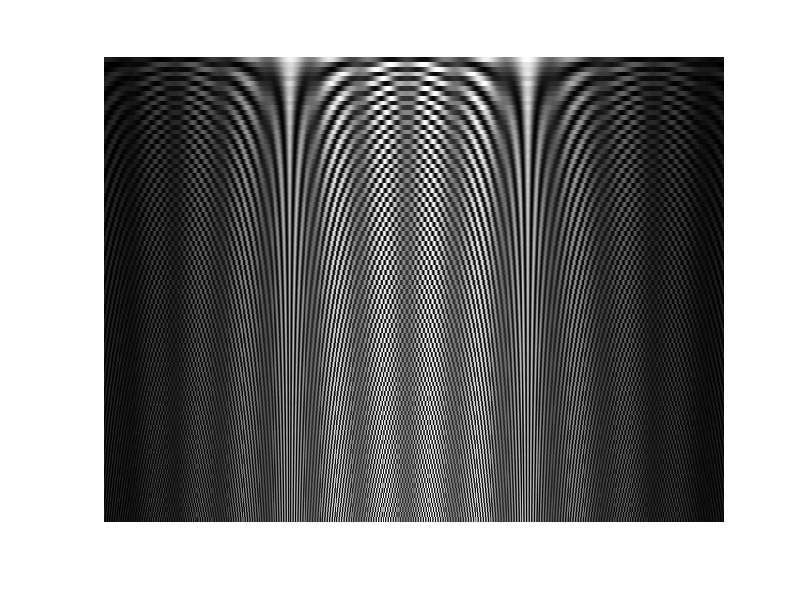
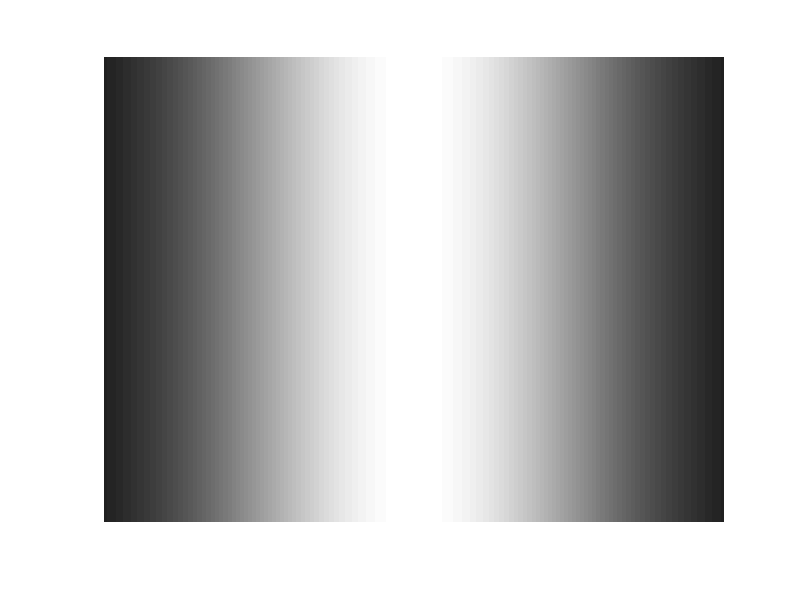
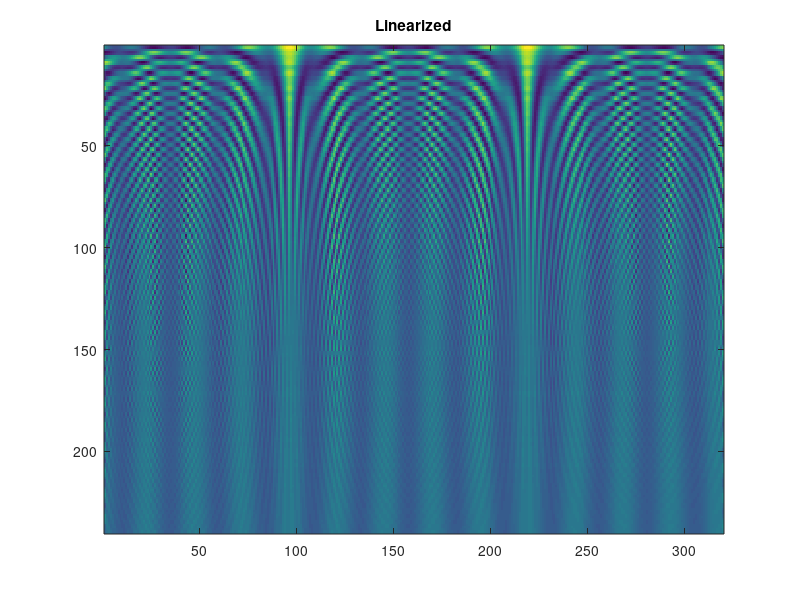
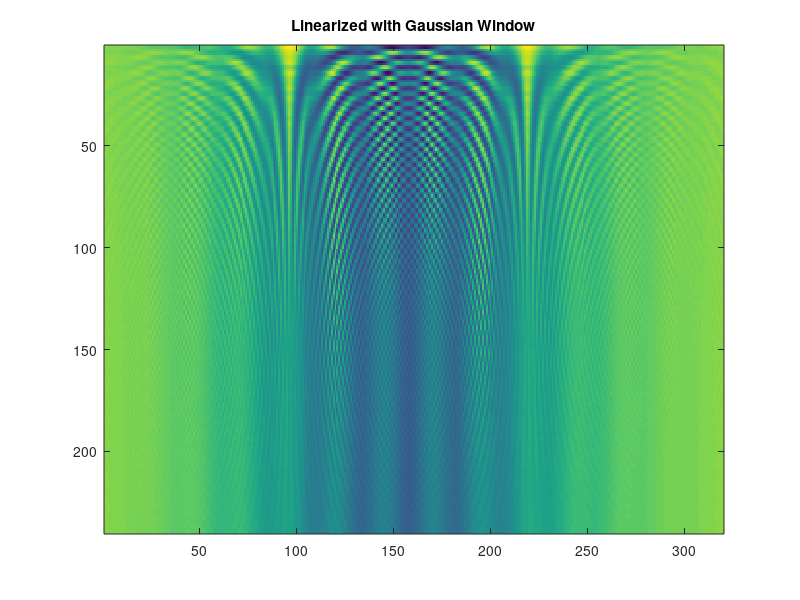

The MATLAB script that drew these images, in order:
% reconstruct FDOCT result from a test Interferogram image 
% to check the reconstruction done in C
% in BscanFFTsim.bin
%
% using the technique in 
% Biomedical Optics by Wang and Wu
% Chapter 9
%
% Hari Nandakumar
%
% $Date: 1 Oct 2018
%

% Using SI units throughout 

pkg load image;
pkg load signal;

lambda0 = 850E-9; % center wavelength of source 
dlambda = 20E-9; % FWHM wavelength bandwidth of source 
ns=1.38; % refractive index of sample 
ls1 = 90E-6; % location of backscatterer 1 
ls2 = 150E-6; % location of backscatterer 2 
rs1 = 0.5; % reflectivity of backscatterer 1 - was 0.5
rs2 = 0.25; %rs2 = 0.0; % reflectivity of backscatterer 2 was 0.25
k0=2*pi/lambda0; % center propagation constant 
delta_k=2*pi*dlambda/lambda0^2; % FWHM bandwidth of k 
sigma_k = delta_k/sqrt(2*log(2)); % standard deviation of k 
sigma_lambda = dlambda/sqrt(2*log(2)); % standard deviation of lambda

N=1280;  %2^10; %N=100; % number of sampling points was 2^10 
nsigma = 2; % number of standard deviations to plot on each side of kO 

%subplot(4,1,1); % Generate the interferogram 
k = k0 + sigma_k*linspace(-nsigma,nsigma, N); % array for k 
lambdas = lambda0 + sigma_lambda*linspace(-nsigma,nsigma, N); % array for lambda 
%S_k = exp(-(1/2)*(k-k0).^2/sigma_k^2); % Gaussian source PSD 
S_lam = exp(-(1/2)*(lambdas-lambda0).^2/sigma_lambda^2); % Gaussian source PSD 
%E_s1 = rs1*exp(i*2*k*ns*ls1); % sample electric field from scatter 1 
%E_s2 = rs2*exp(i*2*k*ns*ls2); % sample electric field from scatter 2 
%I_k1 = S_k .* abs(1 + E_s1 + E_s2).^2; % interferogram (r_R = 1) 
%plot(lambdas*1e9,S_lam)


imgi = zeros(960,1280);
backg = imgi;

for ii=1:96
  ls1 = ii*10*1E-6; % location of backscatterer 1 
  ls2 = (ii*10+50)*1E-6; % location of backscatterer 2
  E_s1 = rs1*exp(i*2*2*pi*ns*ls1./lambdas); % sample electric field from scatter 1 
  E_s2 = rs2*exp(i*2*2*pi*ns*ls2./lambdas); % sample electric field from scatter 2 
  I_l = S_lam .* abs(1 + E_s1 + E_s2).^2; % interferogram (r_R = 1) 
  imgi(ii*10-9:ii*10,:)  = ones(10,1)*I_l./max(I_l);
  backg(ii*10-9:ii*10,:) = ones(10,1)*S_lam./max(S_lam);
end
 
figure; 
imshow(imgi); 
figure;
imshow(backg); 

%imwrite(imgi,'imgi.png')
%imwrite(backg, 'backg.png') 

%plot(k/k0,I_k1/max(I_k1), 'k'); 

%%%%%%%%%%%%%%%%%%%%%%%%%%%%%
% reconstruction
%%%%%%%%%%%%%%%%%%%%%%%%%%%%%
lambdamin = 816e-9;
lambdamax = 884e-9;
deltalambda = (lambdamax - lambdamin ) / columns(imgi);
numfftpoints = 320;
kmax=2*pi/lambdamin;
kmin=2*pi/(lambdamax-deltalambda);
deltak = (kmax - kmin) / numfftpoints;
resizedim=imresize(imgi,0.25); % similar to 4x binning
resizedbk=imresize(backg,0.25); 
plinear = zeros(rows(resizedim),numfftpoints);
bscantransposed = plinear;

lambdas = linspace(lambdamin, lambdamax-deltalambda, columns(resizedim));  % Mat::zeros(cv::Size(1, data_y.cols), CV_64F);		//Size(cols,rows)
k = 2*pi ./ lambdas;
klinear = linspace(kmin, kmax, numfftpoints); %Mat::zeros(cv::Size(1, numfftpoints), CV_64F);
diffk = diff(k); %Mat::zeros(cv::Size(1, data_y.cols), CV_64F);

%fractionalk = zeros(1, numfftpoints);
%slopes = zeros(rows(imgi), columns(imgi));
%nearestkindex = zeros( 1, numfftpoints );


windowt = (tukeywin(columns(resizedim), 0.1) )';
windowg = gausswin(columns(resizedim)); 
windowg = windowg';
apodi=(resizedim-resizedbk)./resizedbk;
apodig = apodi;

for indexi=1:rows(resizedim) 
  apodig(indexi,:)=apodi(indexi,:).*windowg;
  apodit(indexi,:)=apodi(indexi,:).*windowt;
 end
 

for indexi=1:rows(resizedim) 
  plinear(indexi,:)=interp1(k,apodi(indexi,:),klinear,'linear');
  plinearg(indexi,:)=interp1(k,apodig(indexi,:),klinear,'linear');
  plineart(indexi,:)=interp1(k,apodit(indexi,:),klinear,'linear');
 end
  
 figure;
 imagesc(plinear); title('Linearized');
 figure;
 imagesc(plinearg); title('Linearized with Gaussian Window');
 figure;
 imagesc(plineart); title('Linearized with Tukey Window');
 
 for indexi=1:rows(resizedim) 
  bscantransposed(indexi,:)=abs(ifft(plinear(indexi,:)));
  bscantransposedg(indexi,:)=abs(ifft(plinearg(indexi,:)));
  bscantransposedt(indexi,:)=abs(ifft(plineart(indexi,:)));
 end
 
 %figure;
 %imagesc(bscantransposed); title('bscantransposed');
 bscan=bscantransposed';
 bscang=bscantransposedg';
 bscant=bscantransposedt';
 bscan(1,:)=zeros(1,rows(resizedim));
 bscant(1,:)=zeros(1,rows(resizedim));
 bscang(1,:)=zeros(1,rows(resizedim));
 figure;
 imagesc(log(1+bscan(1:160,:))); title('Rect Window');
 figure;
 imagesc(log(1+bscang(1:160,:))); title('Gaussian Window');
 figure;
 imagesc(log(1+bscant(1:160,:))); title('Tukey Window');

